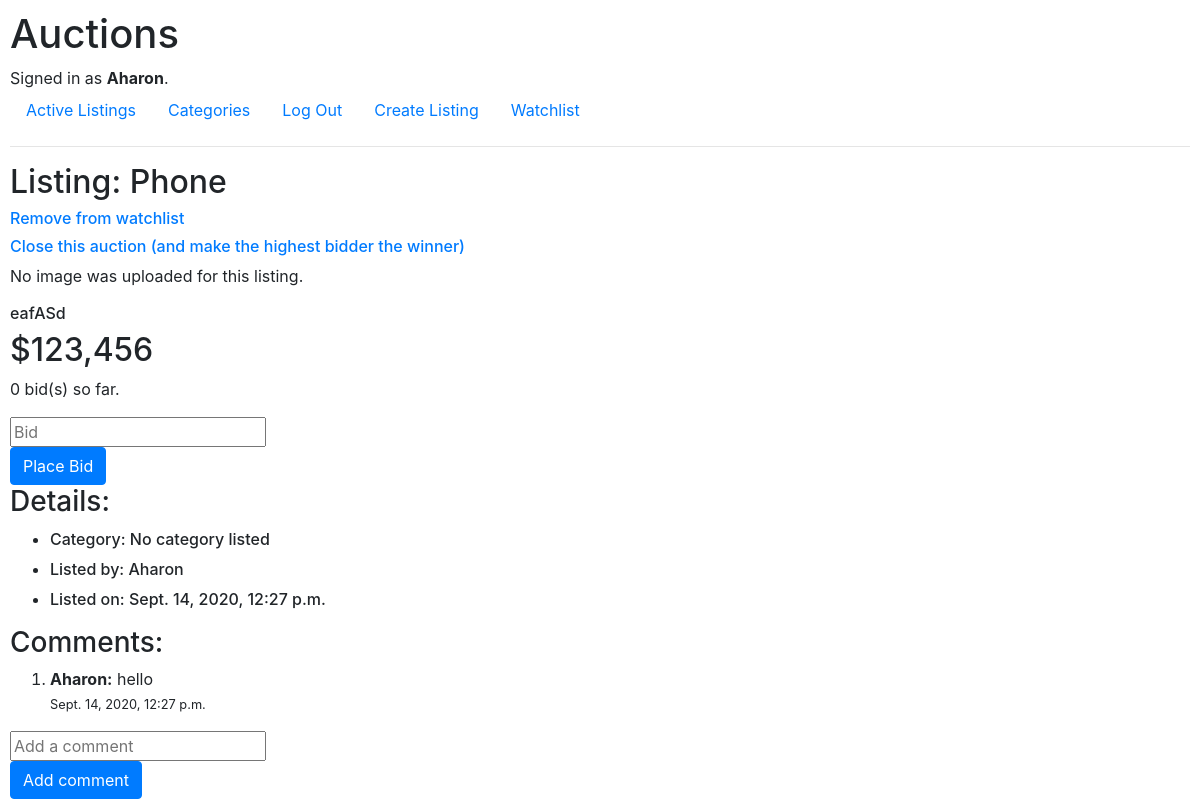
Page /listings/13 (signed in) on the committed database.
### auctions/models.py (models this page shows)
class User(AbstractUser):
    pass

class Auction(models.Model):
    username = models.CharField(max_length=50)
    title = models.CharField(max_length=64)
    price = models.CharField(max_length=64)
    description = models.CharField(max_length=100)
    creation_date = models.DateTimeField()
    photo = models.FileField(null=True, blank=True)
    category = models.CharField(max_length=64)
    active = models.BooleanField(default=True)
    winner = models.CharField(max_length=50, blank=True)

class Comments(models.Model):
    listing = models.ForeignKey(Auction, on_delete=models.CASCADE, related_name="c_listing")
    username = models.CharField(max_length=50)
    date = models.DateTimeField()
    text = models.CharField(max_length=500)

### auctions/views.py (the view, shortened to what this page needs)
# urls.py: path("listings/<int:listing_id>", views.listings, name="listings"),
def listings(request, listing_id):
    listing = Auction.objects.get(id=listing_id)
    amount_of_bids = Bids.objects.filter(listing=listing).count()
    current_bid = Bids.objects.filter(listing=listing).order_by('bid_price').last()
    my_watchlist = Watchlist.objects.filter(username=request.user.username)
    my_watchlist_listings = [watchlist_object.listing for watchlist_object in my_watchlist]
    if request.user.is_authenticated:
        if request.user.username == listing.username:
            return render(request, "auctions/listings_logged_in.html", {
            "listing": listing,
            "watchlist_listings": my_watchlist_listings,
            "can_close_listing": True,
            "amount_of_bids": amount_of_bids,
            "current_bid": current_bid,
            "comments": Comments.objects.filter(listing=listing)
        })

### auctions/templates/auctions/listings_logged_in.html (shortened to what this page needs)
{% extends "auctions/listings.html" %}
{% block watch %}
    {% if listing.active == True %}
        {% if listing in watchlist_listings %}
            <a href="{% url 'unwatch' listing.id %}">
                <h6>Remove from watchlist</h6>
            </a>
        {% else %}
            <a href="{% url 'watch' listing.id %}">
                <h6>Add to watchlist</h6>
            </a>
        {% endif %}
    {% endif %}
{% endblock %}
{% block close %}
    {% if can_close_listing == True and listing.active == True %}
        <a href="{% url 'close' listing.id %}">
            <h6>Close this auction (and make the highest bidder the winner)</h6>
        </a>
    {% endif %}
{% endblock %}
{% block bid %}
    {% if listing.active == True %}
        <form action="{% url 'listings' listing.id %}" method="post">
            <input type="number" id="bid_price" name="bid_price" placeholder="Bid" step="0.01"><br>
            <input class="btn btn-primary" type="submit" value="Place Bid" name="Bid">
        </form>
    {% endif %}
{% endblock %}
{% block add_comment %}
    {% if listing.active == True %}
        <form action="{% url 'listings' listing.id %}" method="post">
            <input type="text" id="comment" name="comment" placeholder="Add a comment"><br>
            <input class="btn btn-primary" type="submit" value="Add comment" name="Comment">
        </form>
    {% endif %}
{% endblock %}

### auctions/templates/auctions/listings.html (shortened to what this page needs)
{% extends "auctions/layout.html" %}
{% load static %}
{% load humanize %}
{% block extra_css %}
    <link href="{% static 'auctions/listing.css' %}" rel="stylesheet">
{% endblock %}
{% block body %}
    <h2>Listing: {{listing.title}}</h2>
    {% block watch %}
    {% endblock %}
    {% block close %}
    {% endblock %}
    {% if listing.photo %}
        <img src="{{listing.photo}}" alt="uploaded picture">
    {% else %}
        <p>No image was uploaded for this listing.</p>
    {% endif %}
    <h6>{{listing.description}}</h6>
    <h2>${{listing.price|intcomma}}</h2>
    {% if listing.active %}
        <p>{{amount_of_bids}} bid(s) so far.</p>
    {% endif %}
    {% block bid %}
    {% endblock %}
    <h3>Details:</h3>
    <ul>
        <li><h6>Category: {{listing.category}}</h6></li>
        <li><h6>Listed by: {{listing.username}}</h6></li>
        <li><h6>Listed on: {{listing.creation_date}}</h6></li>
    </ul>
    <h3>Comments:</h3>
    <ol>
        {% if comments %}
            {% for comment in comments %}
            <li>
                <strong>{{ comment.username }}:</strong>
                {{ comment.text }} <br>
                <small>{{ comment.date }}</small>
            </li>
            {% endfor %}
        {% else %}
            <p>No comments.</p>
        {% endif %}
    </ol>
    {% block add_comment %}
    {% endblock %}
{% endblock %}

### auctions/templates/auctions/layout.html (shortened to what this page needs)
{% load static %}
<!DOCTYPE html>
<html lang="en">
    <head>
        <link rel="stylesheet" href="https://stackpath.bootstrapcdn.com/bootstrap/4.4.1/css/bootstrap.min.css">
        <link href="{% static 'auctions/styles.css' %}" rel="stylesheet">
        {% block extra_css %}{% endblock %}
    </head>
    <body>
        <h1>Auctions</h1>
        <div>
            {% if user.is_authenticated %}
                Signed in as <strong>{{ user.username }}</strong>.
            {% else %}
                Not signed in.
            {% endif %}
        </div>
        <ul class="nav">
            <li class="nav-item">
                <a class="nav-link" href="{% url 'index' %}">Active Listings</a>
            </li>
            <li class="nav-item">
                <a class="nav-link" href="{% url 'categories' %}">Categories</a>
            </li>
            {% if user.is_authenticated %}
                <li class="nav-item">
                    <a class="nav-link" href="{% url 'logout' %}">Log Out</a>
                </li>
                <li class="nav-item">
                    <a class="nav-link" href="{% url 'create' %}">Create Listing</a>
                </li>
                <li class="nav-item">
                    <a class="nav-link" href="{% url 'watchlist' %}">Watchlist</a>
                </li>
            {% endif %}
        </ul>
        <hr>
        {% block body %}
        {% endblock %}
    </body>
</html>

### auctions/static/auctions/styles.css (style rules this page uses)
body { padding: 10px; }

### rows in the picture
User: username "Aharon"
Auction: title "Phone", description "eafASd", price "123,456", category "No category listed", username "Aharon", creation_date "Sept. 14, 2020, 12:27 p.m."
Comments: username "Aharon", text "hello", date "Sept. 14, 2020, 12:27 p.m."

### other values in the picture
{{ amount_of_bids }} "0"
